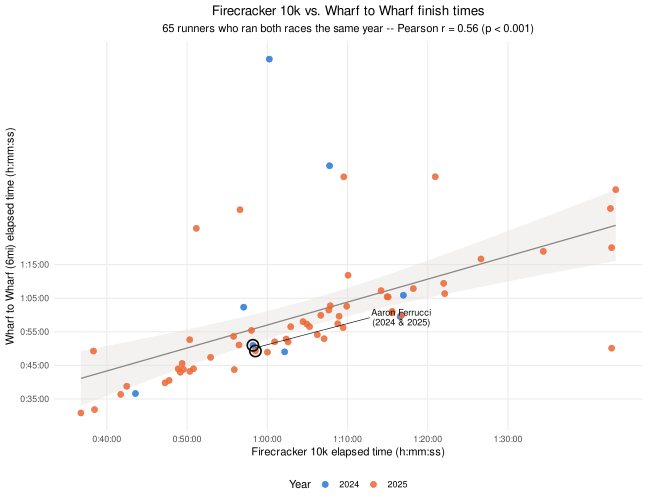

This figure's R source:
library(ggplot2)
library(ggrepel)
library(dplyr)

timestr <- function(elapsed) {
  seconds <- elapsed
  hours <- as.integer(seconds / 3600)
  seconds <- seconds - hours * 3600
  minutes <- as.integer(seconds / 60)
  seconds <- round(seconds - minutes * 60, digits=2)

  minute_prefix <- ifelse(minutes < 10, "0", "")
  minutes <- paste0(minute_prefix, minutes)
  second_prefix <- ifelse(seconds < 10, "0", "")
  seconds <- paste0(second_prefix, seconds)

  time <- paste(hours, minutes, seconds, sep=":")
  return(time)
}

parse_time <- function(hms_str) {
  sapply(strsplit(hms_str, ":"), function(hms) Reduce(function(acc, x) as.numeric(acc) * 60 + as.numeric(x), hms))
}

# --- Firecracker 10k ---------------------------------------------------

fc2024 <- read.table("data/firecracker_10k_2024_manually_modified.txt", header=F, sep="\t", quote="", stringsAsFactors=F,
  col.names=c("Place","Bib","Initial","Full.Name","Gender","City","State","Country","Time",
              "Time2","Blank1","Age","Blank2","AgeGroupPlace","AgeGroup"))
fc2024$Time <- parse_time(fc2024$Time)
fc2024$Year <- "2024"

fc2025 <- read.table("data/firecracker_10k_2025.txt", header=F, sep="\t", quote="", stringsAsFactors=F,
  col.names=c("Place","Bib","Full.Name","Gender","Age","City","State","Time",
              "GenderPlace","AgeGroup","AgeGroupPlace","Pace","Blank1","Blank2"))
fc2025$Time <- parse_time(fc2025$Time)
fc2025$Year <- "2025"

fc_cols <- c("Full.Name", "Time", "Year")
fc <- rbind(fc2024[, fc_cols], fc2025[, fc_cols])
names(fc)[names(fc) == "Time"] <- "FC.Time"

# --- Wharf to Wharf ------------------------------------------------------

# 2024: only two age bands were scraped (M50-59, since that's Aaron's band
# that year, and M20-29, Ian's) -- not the full field. This caps how many
# 2024 Firecracker finishers can possibly match.
w2w2024a <- read.table("data/wharf2wharf_2024_m50_59.txt", header=T, sep="\t", quote="", stringsAsFactors=F)
w2w2024b <- read.table("data/wharf2wharf_2024_m20_29.txt", header=T, sep="\t", quote="", stringsAsFactors=F)
w2w2024 <- rbind(w2w2024a, w2w2024b)
# a handful of records are DNS/DNF (no elapsed time) or have a malformed
# Chip.Elapsed.Time from missing upstream fields shifting columns -- drop
# anything that isn't a clean h:mm:ss or mm:ss value
valid_time <- function(x) grepl("^[0-9]+:[0-9]{2}(:[0-9]{2})?$", x)

w2w2024 <- w2w2024[valid_time(w2w2024$Chip.Elapsed.Time),]
w2w2024$Time <- parse_time(w2w2024$Chip.Elapsed.Time)
w2w2024$Year <- "2024"

# 2025: full field
w2w2025 <- read.table("data/wharf2wharf_2025.txt", header=T, sep="\t", quote="", stringsAsFactors=F, fill=T)
w2w2025 <- w2w2025[valid_time(w2w2025$Chip.Elapsed.Time),]
w2w2025$Time <- parse_time(w2w2025$Chip.Elapsed.Time)
w2w2025$Year <- "2025"

w2w_cols <- c("Full.Name", "Time", "Year")
w2w <- rbind(w2w2024[, w2w_cols], w2w2025[, w2w_cols])
names(w2w)[names(w2w) == "Time"] <- "W2W.Time"

# --- Match by name + year -------------------------------------------------

# Firecracker 10k (~10km) and Wharf to Wharf (6mi/~9.66km) are close enough
# in distance that raw elapsed time, not pace, is a reasonable proxy for
# fitness -- no unit conversion needed for a first-cut correlation.
matched <- inner_join(fc, w2w, by=c("Full.Name", "Year"))

n <- nrow(matched)
corr <- cor.test(matched$FC.Time, matched$W2W.Time)
cat(sprintf("Matched runners: %d (%d in 2024, %d in 2025)\n", n,
            sum(matched$Year == "2024"), sum(matched$Year == "2025")))
cat(sprintf("Pearson r = %.3f (95%% CI %.3f-%.3f), p = %.2e\n",
            corr$estimate, corr$conf.int[1], corr$conf.int[2], corr$p.value))

matched$is_aaron <- matched$Full.Name == "Aaron Ferrucci"

time_ticks_fc  <- seq(30*60, 90*60, by=10*60)
time_ticks_w2w <- seq(25*60, 75*60, by=10*60)

# validated palette (dataviz skill): 2 categorical series (year) -- well
# within the first-3-slots all-pairs-safe range for a scatter chart
year_colors <- c(`2024`="#2a78d6", `2025`="#eb6834")

set.seed(42)
corr_plot <-
  ggplot(matched, aes(x=FC.Time, y=W2W.Time)) +
  geom_smooth(method="lm", formula=y~x, color="#898781", fill="#e1e0d9", linewidth=0.6) +
  geom_point(aes(color=Year), size=2.5, alpha=0.85) +
  geom_point(data=matched[matched$is_aaron,], shape=21, size=4.5, stroke=1.2,
             color="#0b0b0b", fill=NA) +
  # Aaron's 2024 and 2025 points sit almost on top of each other -- one
  # label pointing at the pair reads more cleanly than two colliding ones
  geom_text_repel(data=matched[matched$is_aaron,][1,] %>%
                     mutate(FC.Time=mean(matched$FC.Time[matched$is_aaron]),
                            W2W.Time=mean(matched$W2W.Time[matched$is_aaron])),
                   aes(label="Aaron Ferrucci\n(2024 & 2025)"),
                   color="#0b0b0b", size=3.2, nudge_x=1100, nudge_y=550,
                   segment.size=0.3, min.segment.length=0, lineheight=0.9) +
  scale_x_continuous(breaks=time_ticks_fc, labels=timestr(time_ticks_fc), name="Firecracker 10k elapsed time (h:mm:ss)") +
  scale_y_continuous(breaks=time_ticks_w2w, labels=timestr(time_ticks_w2w), name="Wharf to Wharf (6mi) elapsed time (h:mm:ss)") +
  scale_color_manual(values=year_colors, name="Year") +
  labs(title="Firecracker 10k vs. Wharf to Wharf finish times",
       subtitle=sprintf("%d runners who ran both races the same year -- Pearson r = %.2f (p %s)",
                         n, corr$estimate, ifelse(corr$p.value < 0.001, "< 0.001", sprintf("= %.3f", corr$p.value)))) +
  theme_minimal() +
  theme(
    panel.grid.minor = element_blank(),
    plot.title = element_text(hjust = 0.5),
    plot.subtitle = element_text(hjust = 0.5),
    legend.position = "bottom"
  )

print(corr_plot)
svg(filename="correlation_fc_w2w.svg", width=9, height=7)
print(corr_plot)
dev.off()
